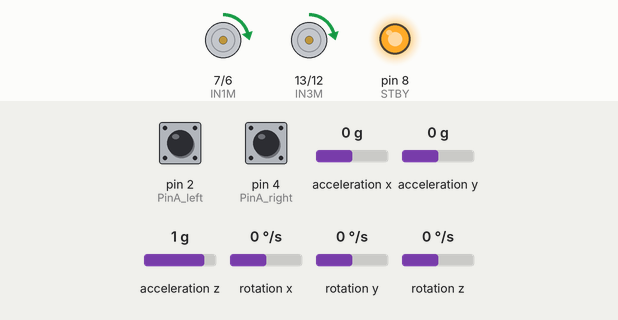
Simulated run of this sketch. Board: Arduino Uno, built with avr-gcc and run on an emulated ATmega328P. On the bench: motor-driver pin pairs drawn as motors (green arrow = first pin HIGH = forward, orange = second pin HIGH = backward, longer = more drive, scaled by the enable pin, stopped while the standby pin is LOW), output pins drawn as LEDs (lit = HIGH). The inputs (shaded band) are chosen by the test bench; at power-on: acceleration y 0 g, rotation x 0 °/s, pin 2 (PinA_left) LOW, pin 4 (PinA_right) LOW, acceleration x 0 g, acceleration z 1 g, rotation y 0 °/s, rotation z 0 °/s. What the sketch prints to the serial monitor is not drawn.

Above: at 2.8 s.
2.9 s: acceleration y set to -1.4 g
At 3.02 s:
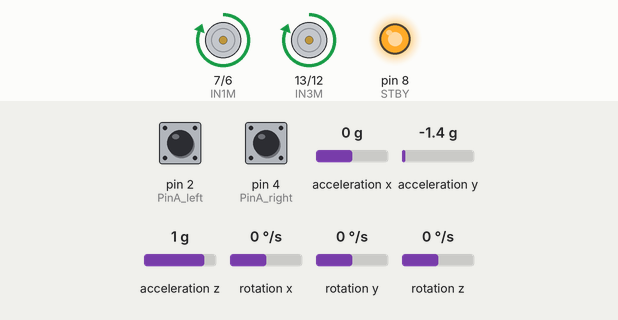
4.6 s: rotation x set to 100 °/s
At 5.81 s:
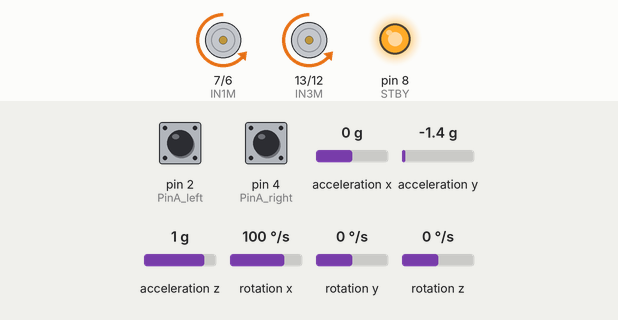
Timing chart, 0 to 7.7 s (numbered marks = the images above; inputs shaded):
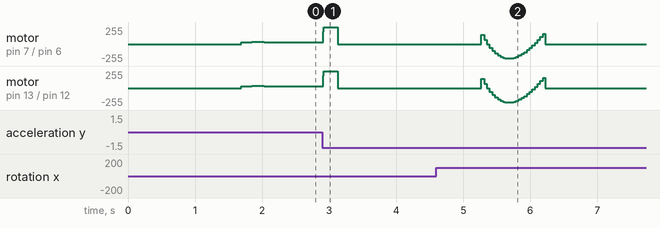

The sketch:

two_wheel_robot.ino
```cpp
#include <PinChangeInt.h>
#include <MsTimer2.h>
//利用测速码盘计数实现速度PID控制
#include <BalanceCar.h>
#include <KalmanFilter.h>
//I2Cdev、MPU6050和PID_v1类库需要事先安装在Arduino 类库文件夹下
#include "I2Cdev.h"
#include "MPU6050_6Axis_MotionApps20.h"
#include "Wire.h"
#include <util/atomic.h>
#include <stdio.h>

MPU6050 mpu; //实例化一个 MPU6050 对象，对象名称为 mpu
BalanceCar balancecar;
KalmanFilter kalmanfilter;
int16_t ax, ay, az, gx, gy, gz;
//TB6612FNG驱动模块控制信号
#define IN1M 7
#define IN2M 6
#define IN3M 13
#define IN4M 12
#define PWMA 9
#define PWMB 10
#define STBY 8

#define PinA_left 2  //中断0
#define PinA_right 4 //中断1


//声明自定义变量
int time;
byte inByte; //串口接收字节
int num;
double Setpoint;                               //角度DIP设定点，输入，输出
double Setpoints, Outputs = 0;                         //速度DIP设定点，输入，输出
double kp = 90, ki = 12.94, kd = 25.34;
double kp_speed = 2.46, ki_speed = 3.46, kd_speed = 0.3457;            // 需要你修改的参数
double kp_turn = 26.3, ki_turn = 0.743, kd_turn = 7.85;                 //旋转PID设定
double setp0 = 0, dpwm = 0, dl = 0; //角度平衡点，PWM差，死区，PWM1，PWM2
float value;


//********************angle data*********************//
float Q;
float Angle_ax; //由加速度计算的倾斜角度
float Angle_ay;
float K1 = 0.05; // 对加速度计取值的权重
float angle0 = 0.00; //机械平衡角
int slong;
//********************angle data*********************//

//***************Kalman_Filter*********************//
float Q_angle = 0.001, Q_gyro = 0.005; //角度数据置信度,角速度数据置信度
float R_angle = 0.5 , C_0 = 1;
float timeChange = 5; //滤波法采样时间间隔毫秒
float dt = timeChange * 0.001; //注意：dt的取值为滤波器采样时间
//***************Kalman_Filter*********************//

//*********************************************
//******************** speed count ************
//*********************************************

volatile long count_right = 0;//使用volatile lon类型是为了外部中断脉冲计数值在其他函数中使用时，确保数值有效
volatile long count_left = 0;//使用volatile lon类型是为了外部中断脉冲计数值在其他函数中使用时，确保数值有效
int speedcc = 0;

//////////////////////脉冲计算/////////////////////////
int lz = 0;
int rz = 0;
int rpluse = 0;
int lpluse = 0;

/////////////////////脉冲计算////////////////////////////

//////////////转向、旋转参数///////////////////////////////
int turncount = 0; //转向介入时间计算
float turnoutput = 0;
//////////////转向、旋转参数///////////////////////////////

//////////////蓝牙控制量///////////////////
int front = 0;//前进变量
int back = 0;//后退变量
int turnl = 0;//左转标志
int turnr = 0;//右转标志
int spinl = 0;//左旋转标志
int spinr = 0;//右旋转标志
//////////////蓝牙控制量///////////////////

//////////////////超声波速度//////////////////

int chaoshengbo = 0;
int tingzhi = 0;
int jishi = 0;

// 仅用于调试：课程库、PID 参数和控制流程保持原样。
// 串口发送放在 loop 中，禁止在 5 ms 控制中断里 Serial.print。
volatile unsigned long debugCycles = 0;
volatile unsigned long debugPeriodUs = 0;
volatile unsigned long debugDurationUs = 0;
unsigned long debugPreviousStartUs = 0;
volatile byte debugStopFlags = 0; // bit 0: 超过 +/-30 度；bit 1: 课程库提起保护

void printRobotDebug()
{
  static unsigned long lastReportMs = 0;
  static char line[256];
  static unsigned int length = 0;
  static unsigned int sent = 0;

  if (sent == length && millis() - lastReportMs >= 500)
  {
    lastReportMs = millis();
    unsigned long cycles, periodUs, durationUs;
    float angle, side, gyro;
    double pwmLeft, pwmRight, pd, pi, rotation;
    int encLeft, encRight;
    int16_t accX, accY, accZ;
    byte stopFlags;

    // Uno 上多字节变量需完整地复制；关闭中断期间不格式化、不打印。
    ATOMIC_BLOCK(ATOMIC_RESTORESTATE)
    {
      cycles = debugCycles;
      periodUs = debugPeriodUs;
      durationUs = debugDurationUs;
      angle = kalmanfilter.angle;
      side = kalmanfilter.angle6;
      gyro = kalmanfilter.Gyro_x;
      pwmLeft = balancecar.pwm1;
      pwmRight = balancecar.pwm2;
      pd = balancecar.angleoutput;
      pi = Outputs;
      rotation = turnoutput;
      encLeft = lz;
      encRight = rz;
      accX = ax;
      accY = ay;
      accZ = az;
      stopFlags = debugStopFlags;
    }

    // AVR 的默认 snprintf 不支持浮点格式，先转换为文本。
    char angleText[16], sideText[16], gyroText[16];
    dtostrf(angle, 1, 1, angleText);
    dtostrf(side, 1, 1, sideText);
    dtostrf(gyro, 1, 1, gyroText);
    int written = snprintf_P(line, sizeof(line),
      PSTR("DBG n=%lu dt=%lu us=%lu angle=%s side=%s gyro=%s PWM=%d,%d PD=%ld PI=%ld turn=%ld stop=%u STBY=%u enc=%d,%d acc=%d,%d,%d\n"),
      cycles, periodUs, durationUs, angleText, sideText, gyroText,
      (int)pwmLeft, (int)pwmRight, (long)pd, (long)pi, (long)rotation,
      (unsigned int)stopFlags, (unsigned int)digitalRead(STBY),
      encLeft, encRight, accX, accY, accZ);
    length = written > 0 ? (unsigned int)written : 0;
    if (length >= sizeof(line))
    {
      length = sizeof(line) - 1;
      line[length - 1] = '\n';
    }
    sent = 0;
  }

  // 只发送 TX 缓冲区能容纳的部分，避免 9600 波特率下阻塞指令处理。
  int available = Serial.availableForWrite();
  if (sent < length && available > 0)
  {
    unsigned int count = length - sent;
    if (count > (unsigned int)available) count = available;
    Serial.write((const uint8_t *)line + sent, count);
    sent += count;
  }
}

//////////////////超声波速度//////////////////


//////////////////////脉冲计算///////////////////////
void countpluse()
{

  lz = count_left;
  rz = count_right;

  count_left = 0;
  count_right = 0;

  lpluse = lz;
  rpluse = rz;

  if ((balancecar.pwm1 < 0) && (balancecar.pwm2 < 0))                     //小车运动方向判断 后退时（PWM即电机电压为负） 脉冲数为负数
  {
    rpluse = -rpluse;
    lpluse = -lpluse;
  }
  else if ((balancecar.pwm1 > 0) && (balancecar.pwm2 > 0))                 //小车运动方向判断 前进时（PWM即电机电压为正） 脉冲数为负数
  {
    rpluse = rpluse;
    lpluse = lpluse;
  }
  else if ((balancecar.pwm1 < 0) && (balancecar.pwm2 > 0))                 //小车运动方向判断 前进时（PWM即电机电压为正） 脉冲数为负数
  {
    rpluse = rpluse;
    lpluse = -lpluse;
  }
  else if ((balancecar.pwm1 > 0) && (balancecar.pwm2 < 0))               //小车运动方向判断 左旋转 右脉冲数为负数 左脉冲数为正数
  {
    rpluse = -rpluse;
    lpluse = lpluse;
  }

  //提起判断
  balancecar.stopr += rpluse;
  balancecar.stopl += lpluse;

  //每5ms进入中断时，脉冲数叠加
  balancecar.pulseright += rpluse;
  balancecar.pulseleft += lpluse;

}
////////////////////脉冲计算///////////////////////


//////////////////角度PD////////////////////
void angleout()
{
  balancecar.angleoutput = kp * (kalmanfilter.angle + angle0) + kd * kalmanfilter.Gyro_x;//PD 角度环控制
}
//////////////////角度PD////////////////////

//////////////////////////////////////////////////////////
//////////////////中断定时 5ms定时中断////////////////////
/////////////////////////////////////////////////////////
void inter()
{
  unsigned long debugStartUs = micros();
  debugPeriodUs = debugPreviousStartUs == 0 ? 0 : debugStartUs - debugPreviousStartUs;
  debugPreviousStartUs = debugStartUs;
  sei();
  countpluse();                                     //脉冲叠加子函数
  mpu.getMotion6(&ax, &ay, &az, &gx, &gy, &gz);     //IIC获取MPU6050六轴数据 ax ay az gx gy gz
  kalmanfilter.Angletest(ax, ay, az, gx, gy, gz, dt, Q_angle, Q_gyro,R_angle,C_0,K1);                                      //获取angle 角度和卡曼滤波
  angleout();                                       //角度环 PD控制

  speedcc++;
  if (speedcc >= 8)                                //50ms进入速度环控制
  {
    Outputs = balancecar.speedpiout(kp_speed,ki_speed,kd_speed,front,back,setp0);
    speedcc = 0;
  }
    turncount++;
  if (turncount > 2)                                //10ms进入旋转控制
  {
    turnoutput = balancecar.turnspin(turnl,turnr,spinl,spinr,kp_turn,kd_turn,kalmanfilter.Gyro_z);                                    //旋转子函数
    turncount = 0;
  }
  balancecar.posture++;
  // 按当前课程库的原有判断记录原因，包含原来的 && / || 优先级。
  // 此处只观察，不修改保护条件或电机输出。
  debugStopFlags = 0;
  if (kalmanfilter.angle > 30 || kalmanfilter.angle < -30) debugStopFlags |= 1;
  if ((kalmanfilter.angle6 > 3 ||
       (kalmanfilter.angle6 < -3 && turnl == 0 && turnr == 0 &&
        spinl == 0 && spinr == 0 && front == 0 && back == 0)) &&
      (balancecar.stopl + balancecar.stopr > 1500 ||
       balancecar.stopl + balancecar.stopr < -1500))
    debugStopFlags |= 2;
  balancecar.pwma(Outputs,turnoutput,kalmanfilter.angle,kalmanfilter.angle6,turnl,turnr,spinl,spinr,front,back,kalmanfilter.accelz,IN1M,IN2M,IN3M,IN4M,PWMA,PWMB);                                            //小车总PWM输出
  debugDurationUs = micros() - debugStartUs;
  debugCycles++;
}
//////////////////////////////////////////////////////////
//////////////////中断定时 5ms定时中断///////////////////
/////////////////////////////////////////////////////////


// ===    初始设置     ===
void setup() {
  // TB6612FNGN驱动模块控制信号初始化
  pinMode(IN1M, OUTPUT);                         //控制电机1的方向，01为正转，10为反转
  pinMode(IN2M, OUTPUT);
  pinMode(IN3M, OUTPUT);                        //控制电机2的方向，01为正转，10为反转
  pinMode(IN4M, OUTPUT);
  pinMode(PWMA, OUTPUT);                        //左电机PWM
  pinMode(PWMB, OUTPUT);                        //右电机PWM
  pinMode(STBY, OUTPUT);                        //TB6612FNG使能


  //初始化电机驱动模块
  digitalWrite(IN1M, 0);
  digitalWrite(IN2M, 1);
  digitalWrite(IN3M, 1);
  digitalWrite(IN4M, 0);
  digitalWrite(STBY, 1);
  analogWrite(PWMA, 0);
  analogWrite(PWMB, 0);

  pinMode(PinA_left, INPUT);  //测速码盘输入
  pinMode(PinA_right, INPUT);

  // 加入I2C总线
  Wire.begin();                            //加入 I2C 总线序列
  Serial.begin(9600);                       //开启串口，设置波特率为 9600
  Serial.println(F("ROBOT_SERIAL_DEBUG v1 baud=9600"));
  delay(1500);
  Serial.println(F("MPU_INIT_BEGIN"));
  mpu.initialize();                       //初始化MPU6050
  delay(2);
  Serial.println(F("MPU_INIT_RETURNED"));
  Serial.print(F("IMU_CONNECTION="));
  Serial.println(mpu.testConnection() ? F("OK") : F("FAIL"));
  Serial.println(F("stop: 0=none 1=angle 2=pickup 3=both; dt/us in microseconds"));
  Serial.println(F("TIMER_START; DBG every 500ms; balancing program"));
  Serial.flush(); // 此时控制定时器尚未启动，电机 PWM 仍为零。
 //5ms定时中断设置  使用timer2    注意：使用timer2会对pin3 pin11的PWM输出有影响，因为PWM使用的是定时器控制占空比，所以在使用timer的时候要注意查看对应timer的pin口。
  MsTimer2::set(5, inter);
  MsTimer2::start();

}

////////////////////////bluetooth//////////////////////
void kongzhi()
{
  while (Serial.available())                                    //等待蓝牙数据
    switch (Serial.read())                                      //读取蓝牙数据
    {
      case 0x01: front = 500;   break;
      case 0x02: back = -500;   break;
      case 0x03: turnl = 1;   break;                          //左转
      case 0x04: turnr = 1;   break;                          //右转
      case 0x05: spinl = 1;   break;                       //左旋转
      case 0x06: spinr = 1;   break;                       //右旋转
      case 0x07: turnl = 0; turnr = 0;  front = 0; back = 0; spinl = 0; spinr = 0;  break;                    //确保按键松开后为停车操作
      case 0x08: spinl = 0; spinr = 0;  front = 0; back = 0;  turnl = 0; turnr = 0;  break;                  //确保按键松开后为停车操作
      case 0x09: front = 0; back = 0; turnl = 0; turnr = 0; spinl = 0; spinr = 0; turnoutput = 0; break;      // 确保按键松开后为停车操作
      default: front = 0; back = 0; turnl = 0; turnr = 0; spinl = 0; spinr = 0; turnoutput = 0; break;
    }
}


////////////////////////////////////////turn//////////////////////////////////


// ===       主循环程序体       ===
void loop() {

  //主函数中循环检测及叠加脉冲 测定小车车速  使用电平改变既进入脉冲叠加 增加电机的脉冲数，保证小车的精确度。
  attachInterrupt(0, Code_left, CHANGE);
  attachPinChangeInterrupt(PinA_right, Code_right, CHANGE);
  //蓝牙控制
  kongzhi();
  printRobotDebug();
}

////////////////////////////////////////pwm///////////////////////////////////


//////////////////////////脉冲中断计算/////////////////////////////////////

void Code_left() {

  count_left ++;

} //左测速码盘计数


void Code_right() {

  count_right ++;

} //右测速码盘计数

//////////////////////////脉冲中断计算/////////////////////////////////////
```

Measured:
- after the input at 2.9 s, motor on pin 7 (IN1M) / pin 6 (IN2M), motor on pin 13 (IN3M) / pin 12 (IN4M): forward 25/255 → forward 255/255 at once, → stopped 0.22 s later
- by itself, motor on pin 7 (IN1M) / pin 6 (IN2M), motor on pin 13 (IN3M) / pin 12 (IN4M): rises from stopped to forward 31/255 in 0.16 s, then falls to forward 25/255 in 0.84 s
